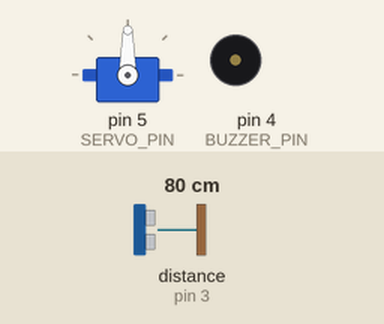
Recording of a sketch running on a simulated Arduino Uno, built with avr-gcc and run on an emulated ATmega328P. On the bench: servo, buzzer (waves = sounding, pin HIGH). Wiring (inferred from the names in the program): ultrasonic range finder: trigger pin 2; echo pin 3. Inputs (shaded band) come from the test bench; at power-on: distance to the obstacle (sensor on pin 3) 80 cm. The echo pulse lasts 58.3 µs per cm; pins used as bus, display or sensor lines are not drawn.

Above: at 1.02 s.
1.3 s: distance to the obstacle (sensor on pin 3) set to 12 cm
4.3 s: distance to the obstacle (sensor on pin 3) set to 9 cm
At 4.7 s:
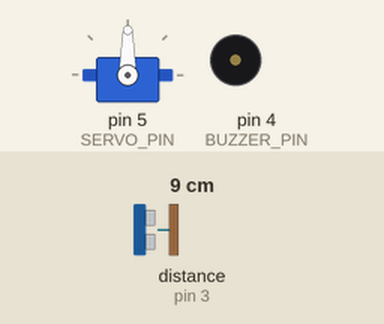
5.8 s: distance to the obstacle (sensor on pin 3) set to 18 cm
At 6.3 s:
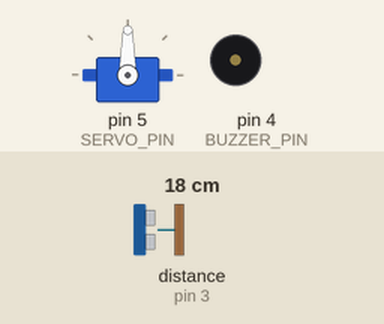
8.8 s: distance to the obstacle (sensor on pin 3) set to 2 cm
At 10.1 s:
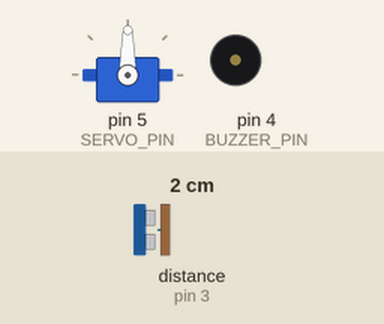
Timing chart, 0 to 11.3 s (numbered marks = the images above; inputs shaded):
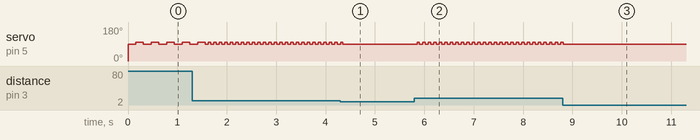

The sketch:

arduinoSensor.ino
```cpp
#include <Servo.h>

#define TRIG_PIN 2   // Ultrasone sensor Trigger Pin
#define ECHO_PIN 3   // Ultrasone sensor Echo Pin
#define BUZZER_PIN 4 // Buzzer Pin
#define SERVO_PIN 5  // Servo Pin

Servo myServo; // Maak een servo object
void setup() {
    pinMode(TRIG_PIN, OUTPUT);
    pinMode(ECHO_PIN, INPUT);
    pinMode(BUZZER_PIN, OUTPUT);
    Serial.begin(115200);  // Pas aan naar 9600 als nodig

    myServo.attach(SERVO_PIN); // Koppel de servo aan de pin
    myServo.write(0); // Zet de servo op 0° als startwaarde
}

void loop() {
    long duration;
    float distance;

    // Stuur triggerpuls
    digitalWrite(TRIG_PIN, LOW);
    delayMicroseconds(2);
    digitalWrite(TRIG_PIN, HIGH);
    delayMicroseconds(10);
    digitalWrite(TRIG_PIN, LOW);

    // Meet echo duur
    duration = pulseIn(ECHO_PIN, HIGH,20000);
    distance = (duration * 0.0343) / 2;  // Omrekenen naar cm
    //Serial.println(distance);

  if (distance <= 200 and distance > 100 ) {
        myServo.write(90); // Beweeg de servo
        delay(180);
        myServo.write(100);
        delay(180);
        myServo.write(90);
    }

    if (distance <= 100 and distance > 50 ) {
        myServo.write(90); // Beweeg de servo
        delay(150);
        myServo.write(100);
        delay(150);
        myServo.write(90);
    }
    if (distance <= 50 and distance > 30) {
        myServo.write(90); // Beweeg de servo
        delay(80);
        myServo.write(100);
        delay(80);
        myServo.write(90);
    }

    if (distance <= 30 and distance >= 10) {
        myServo.write(90); // Beweeg de servo
        delay(50);
        myServo.write(100);
        delay(50);
        myServo.write(90);
    }

    delay(10);  // Pas snelheid aan op basis van afstand
}
```

Measured:
- the behaviour switches between 11 and 10 cm on distance to the obstacle (sensor on pin 3) (found by bisection; images 0 and 1)
- after the input at 4.3 s, servo on pin 5 (SERVO_PIN): goes on until 4.4 s, then stays 90°
- after the input at 5.8 s, servo on pin 5 (SERVO_PIN): alternates 100° for 0.05 s and 90° for 0.06 s, starting after 0.05 s
- after the input at 8.8 s, servo on pin 5 (SERVO_PIN): goes on until 8.8 s, then stays 90°
- by itself, servo on pin 5 (SERVO_PIN): repeats every 0.11 s: 90° 0.06 s, 100° 0.05 s
